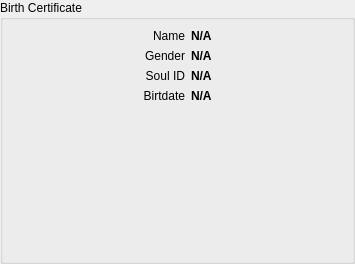
<?xml version="1.0" encoding="UTF-8"?>
<ui version="4.0">
 <class>PortableIDWidget</class>
 <widget class="QWidget" name="PortableIDWidget">
  <property name="geometry">
   <rect>
    <x>0</x>
    <y>0</y>
    <width>355</width>
    <height>264</height>
   </rect>
  </property>
  <property name="windowTitle">
   <string>Form</string>
  </property>
  <layout class="QVBoxLayout" name="verticalLayout">
   <property name="spacing">
    <number>6</number>
   </property>
   <property name="leftMargin">
    <number>0</number>
   </property>
   <property name="topMargin">
    <number>0</number>
   </property>
   <property name="rightMargin">
    <number>0</number>
   </property>
   <property name="bottomMargin">
    <number>0</number>
   </property>
   <item>
    <widget class="QGroupBox" name="groupBoxBirthCertificate">
     <property name="sizePolicy">
      <sizepolicy hsizetype="Minimum" vsizetype="Minimum">
       <horstretch>0</horstretch>
       <verstretch>0</verstretch>
      </sizepolicy>
     </property>
     <property name="title">
      <string>Birth Certificate</string>
     </property>
     <layout class="QGridLayout" name="gridLayout_2">
      <item row="0" column="2">
       <widget class="QLabel" name="labelName">
        <property name="sizePolicy">
         <sizepolicy hsizetype="Minimum" vsizetype="Minimum">
          <horstretch>0</horstretch>
          <verstretch>0</verstretch>
         </sizepolicy>
        </property>
        <property name="font">
         <font>
          <weight>75</weight>
          <bold>true</bold>
         </font>
        </property>
        <property name="text">
         <string>N/A</string>
        </property>
        <property name="textInteractionFlags">
         <set>Qt::TextSelectableByMouse</set>
        </property>
       </widget>
      </item>
      <item row="0" column="3" rowspan="3">
       <spacer name="horizontalSpacer_3">
        <property name="orientation">
         <enum>Qt::Horizontal</enum>
        </property>
        <property name="sizeHint" stdset="0">
         <size>
          <width>40</width>
          <height>20</height>
         </size>
        </property>
       </spacer>
      </item>
      <item row="1" column="2">
       <widget class="QLabel" name="labelGender">
        <property name="sizePolicy">
         <sizepolicy hsizetype="Minimum" vsizetype="Minimum">
          <horstretch>0</horstretch>
          <verstretch>0</verstretch>
         </sizepolicy>
        </property>
        <property name="font">
         <font>
          <weight>75</weight>
          <bold>true</bold>
         </font>
        </property>
        <property name="text">
         <string>N/A</string>
        </property>
        <property name="textInteractionFlags">
         <set>Qt::TextSelectableByMouse</set>
        </property>
       </widget>
      </item>
      <item row="2" column="2">
       <widget class="QLabel" name="labelID">
        <property name="sizePolicy">
         <sizepolicy hsizetype="Minimum" vsizetype="Minimum">
          <horstretch>0</horstretch>
          <verstretch>0</verstretch>
         </sizepolicy>
        </property>
        <property name="font">
         <font>
          <weight>75</weight>
          <bold>true</bold>
         </font>
        </property>
        <property name="text">
         <string>N/A</string>
        </property>
        <property name="textInteractionFlags">
         <set>Qt::TextSelectableByMouse</set>
        </property>
       </widget>
      </item>
      <item row="0" column="1">
       <widget class="QLabel" name="labelNameCaption">
        <property name="text">
         <string>Name</string>
        </property>
        <property name="alignment">
         <set>Qt::AlignRight|Qt::AlignTrailing|Qt::AlignVCenter</set>
        </property>
       </widget>
      </item>
      <item row="2" column="1">
       <widget class="QLabel" name="labelIDCaption">
        <property name="sizePolicy">
         <sizepolicy hsizetype="Minimum" vsizetype="Minimum">
          <horstretch>0</horstretch>
          <verstretch>0</verstretch>
         </sizepolicy>
        </property>
        <property name="text">
         <string>Soul ID</string>
        </property>
        <property name="alignment">
         <set>Qt::AlignRight|Qt::AlignTrailing|Qt::AlignVCenter</set>
        </property>
       </widget>
      </item>
      <item row="0" column="0" rowspan="3">
       <spacer name="horizontalSpacer">
        <property name="orientation">
         <enum>Qt::Horizontal</enum>
        </property>
        <property name="sizeHint" stdset="0">
         <size>
          <width>40</width>
          <height>20</height>
         </size>
        </property>
       </spacer>
      </item>
      <item row="1" column="1">
       <widget class="QLabel" name="labelGenderCaption">
        <property name="sizePolicy">
         <sizepolicy hsizetype="Minimum" vsizetype="Minimum">
          <horstretch>0</horstretch>
          <verstretch>0</verstretch>
         </sizepolicy>
        </property>
        <property name="text">
         <string>Gender</string>
        </property>
        <property name="alignment">
         <set>Qt::AlignRight|Qt::AlignTrailing|Qt::AlignVCenter</set>
        </property>
       </widget>
      </item>
      <item row="3" column="1">
       <widget class="QLabel" name="labelBirthdateCaption">
        <property name="text">
         <string>Birtdate</string>
        </property>
        <property name="alignment">
         <set>Qt::AlignRight|Qt::AlignTrailing|Qt::AlignVCenter</set>
        </property>
       </widget>
      </item>
      <item row="3" column="2">
       <widget class="QLabel" name="labelBirthdate">
        <property name="font">
         <font>
          <weight>75</weight>
          <bold>true</bold>
         </font>
        </property>
        <property name="text">
         <string>N/A</string>
        </property>
       </widget>
      </item>
      <item row="4" column="1" colspan="2">
       <layout class="QHBoxLayout" name="horizontalLayout">
        <item>
         <widget class="IdenticonWidget" name="widgetIdenticon" native="true">
          <property name="sizePolicy">
           <sizepolicy hsizetype="Minimum" vsizetype="Expanding">
            <horstretch>0</horstretch>
            <verstretch>0</verstretch>
           </sizepolicy>
          </property>
         </widget>
        </item>
        <item>
         <widget class="QRWidget" name="widgetQR" native="true">
          <property name="sizePolicy">
           <sizepolicy hsizetype="Minimum" vsizetype="Expanding">
            <horstretch>0</horstretch>
            <verstretch>0</verstretch>
           </sizepolicy>
          </property>
         </widget>
        </item>
       </layout>
      </item>
     </layout>
    </widget>
   </item>
  </layout>
 </widget>
 <customwidgets>
  <customwidget>
   <class>IdenticonWidget</class>
   <extends>QWidget</extends>
   <header>widgets/IdenticonWidget.hpp</header>
   <container>1</container>
  </customwidget>
  <customwidget>
   <class>QRWidget</class>
   <extends>QWidget</extends>
   <header>widgets/QRWidget.hpp</header>
   <container>1</container>
  </customwidget>
 </customwidgets>
 <resources/>
 <connections/>
</ui>
